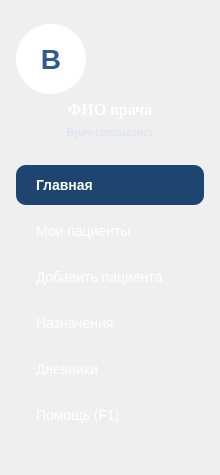
                    <widget class="QFrame" name="sidebar">
                        <property name="minimumSize">
                            <size>
                                <width>220</width>
                                <height>0</height>
                            </size>
                        </property>
                        <property name="maximumSize">
                            <size>
                                <width>220</width>
                                <height>16777215</height>
                            </size>
                        </property>
                        <property name="styleSheet">
                            <string notr="true">QFrame#sidebar { background-color: #2F5C8F; border: none; }
                                QLabel { color: #FFFFFF; background-color: transparent; }
                                QPushButton { color: #FFFFFF; background-color: transparent; border: none; text-align:
                                left; padding: 12px 20px; font-family: "Times New Roman"; font-size: 14px;
                                border-radius: 10px; }
                                QPushButton:hover { background-color: #1E4470; }
                                QPushButton:checked { background-color: #1E4470; font-weight: bold; }
                                QPushButton:focus { outline: none; }
                            </string>
                        </property>
                        <layout class="QVBoxLayout" name="sidebarLayout">
                            <property name="leftMargin">
                                <number>16</number>
                            </property>
                            <property name="topMargin">
                                <number>24</number>
                            </property>
                            <property name="rightMargin">
                                <number>16</number>
                            </property>
                            <property name="bottomMargin">
                                <number>20</number>
                            </property>
                            <property name="spacing">
                                <number>6</number>
                            </property>

                            <item>
                                <widget class="QLabel" name="avatarLabel">
                                    <property name="minimumSize">
                                        <size>
                                            <width>70</width>
                                            <height>70</height>
                                        </size>
                                    </property>
                                    <property name="maximumSize">
                                        <size>
                                            <width>70</width>
                                            <height>70</height>
                                        </size>
                                    </property>
                                    <property name="styleSheet">
                                        <string notr="true">background-color: #FFFFFF; color: #2F5C8F; border-radius:
                                            35px; font-size: 28px; font-weight: bold;
                                        </string>
                                    </property>
                                    <property name="text">
                                        <string>В</string>
                                    </property>
                                    <property name="alignment">
                                        <set>Qt::AlignCenter</set>
                                    </property>
                                </widget>
                            </item>

                            <item>
                                <widget class="QLabel" name="nameLabel">
                                    <property name="font">
                                        <font>
                                            <family>Times New Roman</family>
                                            <pointsize>12</pointsize>
                                            <bold>true</bold>
                                        </font>
                                    </property>
                                    <property name="text">
                                        <string>ФИО врача</string>
                                    </property>
                                    <property name="alignment">
                                        <set>Qt::AlignCenter</set>
                                    </property>
                                    <property name="wordWrap">
                                        <bool>true</bool>
                                    </property>
                                </widget>
                            </item>

                            <item>
                                <widget class="QLabel" name="roleLabel">
                                    <property name="font">
                                        <font>
                                            <family>Times New Roman</family>
                                            <pointsize>9</pointsize>
                                        </font>
                                    </property>
                                    <property name="styleSheet">
                                        <string notr="true">color: #D6E3F3;</string>
                                    </property>
                                    <property name="text">
                                        <string>Врач-специалист</string>
                                    </property>
                                    <property name="alignment">
                                        <set>Qt::AlignCenter</set>
                                    </property>
                                </widget>
                            </item>

                            <item>
                                <spacer name="sidebarTopSpacer">
                                    <property name="orientation">
                                        <enum>Qt::Vertical</enum>
                                    </property>
                                    <property name="sizeHint" stdset="0">
                                        <size>
                                            <width>20</width>
                                            <height>20</height>
                                        </size>
                                    </property>
                                </spacer>
                            </item>

                            <item>
                                <widget class="QPushButton" name="navHome">
                                    <property name="text">
                                        <string>Главная</string>
                                    </property>
                                    <property name="checkable">
                                        <bool>true</bool>
                                    </property>
                                    <property name="checked">
                                        <bool>true</bool>
                                    </property>
                                </widget>
                            </item>
                            <item>
                                <widget class="QPushButton" name="navPatients">
                                    <property name="text">
                                        <string>Мои пациенты</string>
                                    </property>
                                    <property name="checkable">
                                        <bool>true</bool>
                                    </property>
                                </widget>
                            </item>
                            <item>
                                <widget class="QPushButton" name="navAddPatient">
                                    <property name="text">
                                        <string>Добавить пациента</string>
                                    </property>
                                    <property name="checkable">
                                        <bool>true</bool>
                                    </property>
                                </widget>
                            </item>
                            <item>
                                <widget class="QPushButton" name="navPrescriptions">
                                    <property name="text">
                                        <string>Назначения</string>
                                    </property>
                                    <property name="checkable">
                                        <bool>true</bool>
                                    </property>
                                </widget>
                            </item>
                            <item>
                                <widget class="QPushButton" name="navDiaries">
                                    <property name="text">
                                        <string>Дневники</string>
                                    </property>
                                    <property name="checkable">
                                        <bool>true</bool>
                                    </property>
                                </widget>
                            </item>
                            <item>
                                <widget class="QPushButton" name="navHelp">
                                    <property name="text">
                                        <string>Помощь (F1)</string>
                                    </property>
                                    <property name="checkable">
                                        <bool>true</bool>
                                    </property>
                                </widget>
                            </item>

                            <item>
                                <spacer name="sidebarBottomSpacer">
                                    <property name="orientation">
                                        <enum>Qt::Vertical</enum>
                                    </property>
                                    <property name="sizeHint" stdset="0">
                                        <size>
                                            <width>20</width>
                                            <height>20</height>
                                        </size>
                                    </property>
                                </spacer>
                            </item>
                        </layout>
                    </widget>
